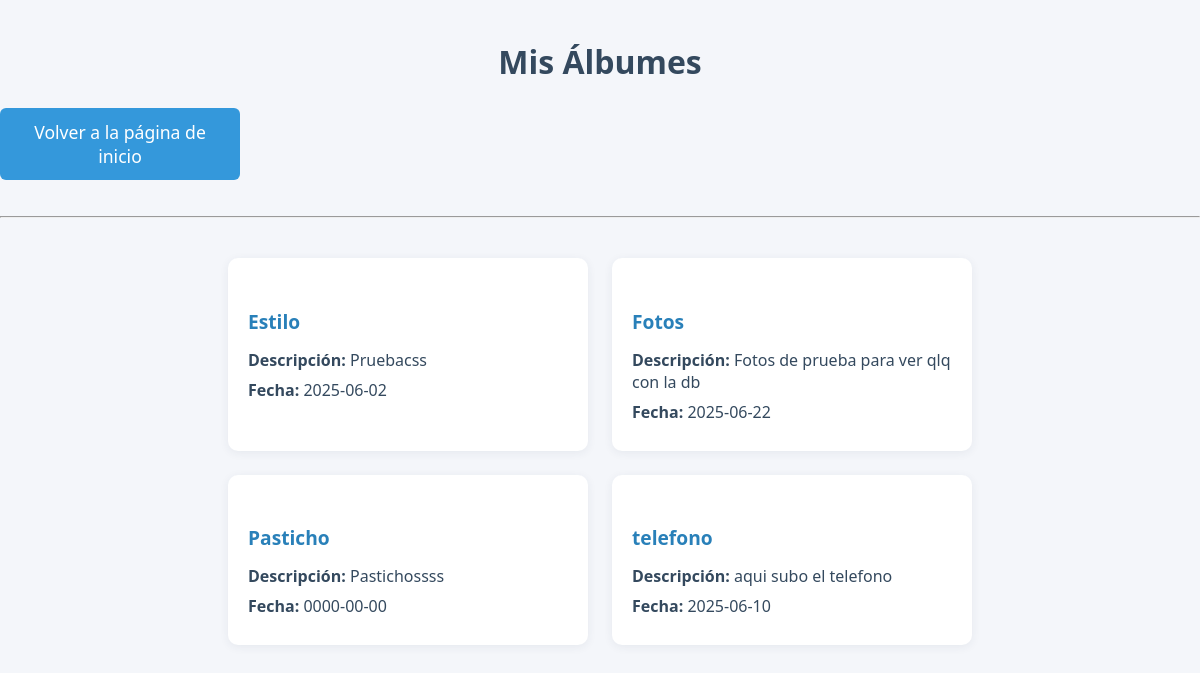
Page /mis_albumes.php (signed in) on the committed database.
### tables this page shows
CREATE TABLE `albumes` (
  `IdAlbum` int(11) NOT NULL,
  `Titulo_album` varchar(255) NOT NULL,
  `Descripcion` text DEFAULT NULL,
  `Fecha` date DEFAULT NULL,
  `Pais` int(11) DEFAULT NULL,
  `Usuario` int(11) DEFAULT NULL
);

### mis_albumes.php (the view, shortened to what this page needs)
<?php
include "php/conexion.php";
$idUsuario = $_SESSION['IdUsuario'];
$sql = "SELECT IdAlbum, Titulo_album, Descripcion, Fecha FROM albumes WHERE Usuario = ? ORDER BY Titulo_album ASC";
$stmt = $conexion->prepare($sql);
$stmt->bind_param("i", $idUsuario);
$stmt->execute();
$resultado = $stmt->get_result();
?>
<!DOCTYPE html>
<html lang="es">
<head>
    <link rel="stylesheet" href="css/mis_albumes.css">
</head>
<body class="main-body">
    <h2 class="top-fotos-titulo">Mis Álbumes</h2>
    <p><a href="index.php" class="accion-link" style="display:inline-block;max-width:200px;">Volver a la página de inicio</a></p>
    <hr>
    <div class="albumes-lista">
    <?php
    if ($resultado->num_rows > 0) {
        while ($album = $resultado->fetch_assoc()) {
            echo "<div class='album-card'>";
            echo "<h4 class='album-titulo'>" . htmlspecialchars($album['Titulo_album']) . "</h4>";
            echo "<p class='album-desc'><strong>Descripción:</strong> " . htmlspecialchars($album['Descripcion']) . "</p>";
            echo "<p class='album-fecha'><strong>Fecha:</strong> " . htmlspecialchars($album['Fecha']) . "</p>";
            echo "</div>";
        }
    } else {
        echo "<p class='album-vacio'>Aún no has creado ningún álbum. <a href='crear_album.php' class='accion-link'>¡Crea uno ahora!</a></p>";
    }
    ?>
    </div>
</body>
</html>

### css/mis_albumes.css (style rules this page uses)
body.main-body { font-family: 'Segoe UI', Arial, sans-serif; background: #f4f6fa; margin: 0; padding: 0; }
.top-fotos-titulo { color: #34495e; margin-top: 40px; margin-bottom: 25px; text-align: center; font-size: 2em; }
.accion-link { display: block; background: #3498db; color: #fff; text-decoration: none; padding: 12px 20px; border-radius: 6px; text-align: center; font-size: 1.1em; transition: background 0.2s; min-width: 160px; margin: 0 auto 20px auto; max-width: 200px; }
.albumes-lista { display: flex; flex-wrap: wrap; gap: 24px; justify-content: center; margin: 40px auto 0 auto; max-width: 900px; }
.album-card { background: #fff; border-radius: 10px; box-shadow: 0 2px 10px rgba(44,62,80,0.07); padding: 24px 20px; min-width: 260px; max-width: 320px; flex: 1 1 260px; display: flex; flex-direction: column; align-items: flex-start; }
.album-titulo { color: #2980b9; margin-bottom: 10px; font-size: 1.2em; }
.album-desc, .album-fecha { color: #34495e; margin: 4px 0; font-size: 1em; }

### rows in the picture
albumes: Titulo_album "Estilo", Descripcion "Pruebacss", Fecha "2025-06-02"
albumes: Titulo_album "Fotos", Descripcion "Fotos de prueba para ver qlq con la db", Fecha "2025-06-22"
albumes: Titulo_album "Pasticho", Descripcion "Pastichossss", Fecha "0000-00-00"
albumes: Titulo_album "telefono", Descripcion "aqui subo el telefono", Fecha "2025-06-10"
